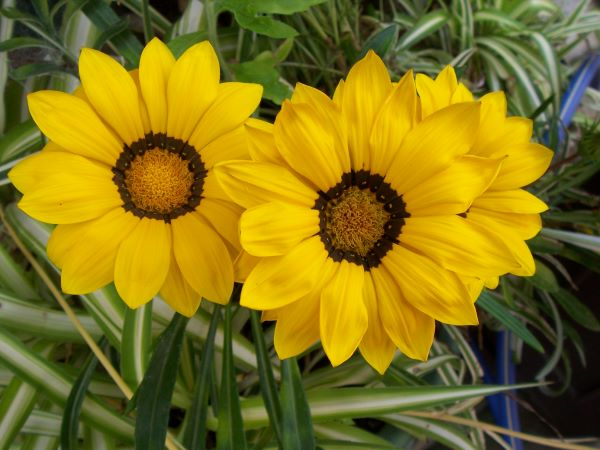
#> input picture images/images_1.jpg, 600 x 450 px, found by its file name
$ python test.py
#> lines starting #> are read from the running program, lines starting #| are printed output that depends on the picture; after the words box and inside, x2 and y2 are one past the last pixel; in counts of white or black regions, pixels touching at a corner belong together
import cv2 as cv
import numpy as np

img = cv.imread("images/images_1.jpg")
#> img is the input picture: shape (450, 600, 3); mean B, G, R 24.5, 115.3, 130.3
print(img.shape)
#| (450, 600, 3)

cv.putText(
    img=img,
    text=f"opencv version: {cv.__version__}",
    org=(30, 40),
    fontFace=cv.FONT_HERSHEY_PLAIN,
    fontScale=1.5,
    color=(0, 255, 0),
    thickness=2,
    lineType=cv.LINE_AA,
)
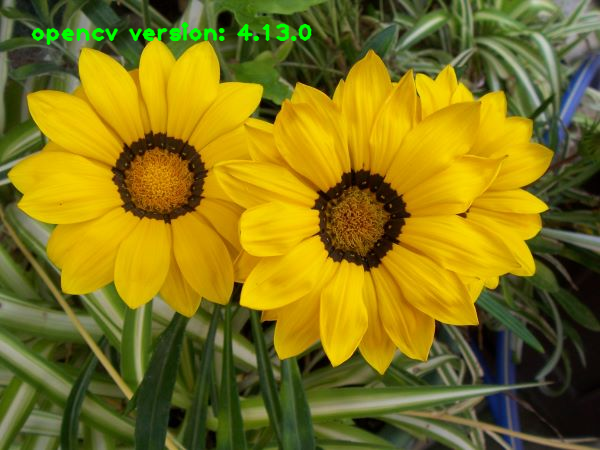
#> img: shape (450, 600, 3); 0.92% of pixels changed, all inside (x1, y1, x2, y2) = (31, 22, 312, 46)
cv.imshow("img", img)
cv.waitKey(0)
cv.destroyAllWindows()

$ run again, with images/images_2.jpg copied over images/images_1.jpg
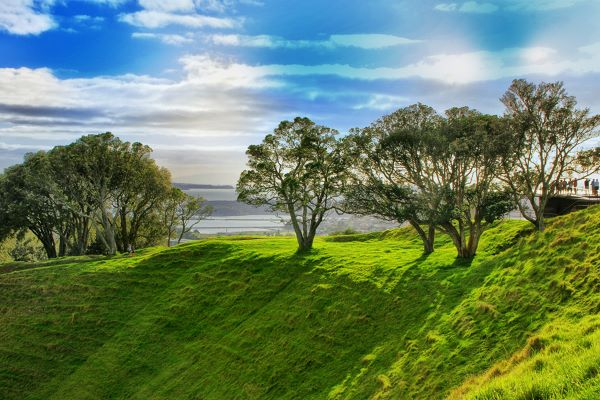
#> input picture images/images_2.jpg, 600 x 400 px, found by its file name
#> img is the input picture: shape (400, 600, 3); mean B, G, R 96.3, 128, 103.7
#| (400, 600, 3)
#> `cv.putText( img=img, text=f"opencv version: {cv.__version__}", org=(30..`:
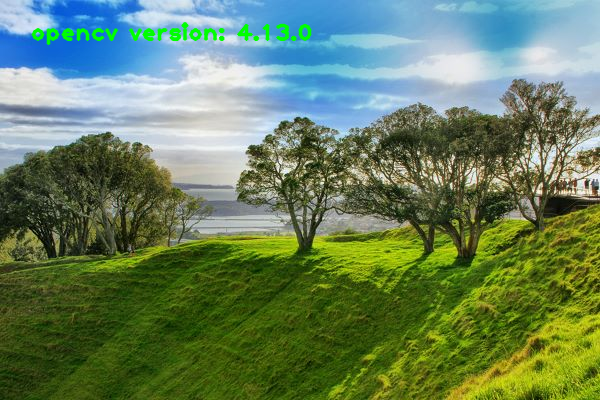
#> img: shape (400, 600, 3); 1.03% of pixels changed, all inside (x1, y1, x2, y2) = (31, 22, 312, 46)
